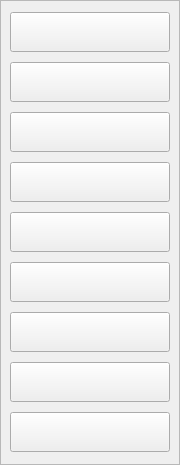
   <widget class="QFrame" name="FrameControl">
    <property name="geometry">
     <rect>
      <x>290</x>
      <y>0</y>
      <width>180</width>
      <height>465</height>
     </rect>
    </property>
    <property name="frameShape">
     <enum>QFrame::StyledPanel</enum>
    </property>
    <property name="frameShadow">
     <enum>QFrame::Raised</enum>
    </property>
    <widget class="QPushButton" name="ButtonControl_1">
     <property name="geometry">
      <rect>
       <x>10</x>
       <y>12</y>
       <width>160</width>
       <height>40</height>
      </rect>
     </property>
     <property name="contextMenuPolicy">
      <enum>Qt::CustomContextMenu</enum>
     </property>
     <property name="text">
      <string/>
     </property>
     <property name="iconSize">
      <size>
       <width>40</width>
       <height>40</height>
      </size>
     </property>
    </widget>
    <widget class="QPushButton" name="ButtonControl_2">
     <property name="geometry">
      <rect>
       <x>10</x>
       <y>62</y>
       <width>160</width>
       <height>40</height>
      </rect>
     </property>
     <property name="contextMenuPolicy">
      <enum>Qt::CustomContextMenu</enum>
     </property>
     <property name="text">
      <string/>
     </property>
     <property name="iconSize">
      <size>
       <width>40</width>
       <height>40</height>
      </size>
     </property>
    </widget>
    <widget class="QPushButton" name="ButtonControl_3">
     <property name="geometry">
      <rect>
       <x>10</x>
       <y>112</y>
       <width>160</width>
       <height>40</height>
      </rect>
     </property>
     <property name="contextMenuPolicy">
      <enum>Qt::CustomContextMenu</enum>
     </property>
     <property name="text">
      <string/>
     </property>
     <property name="iconSize">
      <size>
       <width>40</width>
       <height>40</height>
      </size>
     </property>
    </widget>
    <widget class="QPushButton" name="ButtonControl_4">
     <property name="geometry">
      <rect>
       <x>10</x>
       <y>162</y>
       <width>160</width>
       <height>40</height>
      </rect>
     </property>
     <property name="contextMenuPolicy">
      <enum>Qt::CustomContextMenu</enum>
     </property>
     <property name="text">
      <string/>
     </property>
     <property name="iconSize">
      <size>
       <width>40</width>
       <height>40</height>
      </size>
     </property>
    </widget>
    <widget class="QPushButton" name="ButtonControl_5">
     <property name="geometry">
      <rect>
       <x>10</x>
       <y>212</y>
       <width>160</width>
       <height>40</height>
      </rect>
     </property>
     <property name="contextMenuPolicy">
      <enum>Qt::CustomContextMenu</enum>
     </property>
     <property name="text">
      <string/>
     </property>
     <property name="iconSize">
      <size>
       <width>40</width>
       <height>40</height>
      </size>
     </property>
    </widget>
    <widget class="QPushButton" name="ButtonControl_6">
     <property name="geometry">
      <rect>
       <x>10</x>
       <y>262</y>
       <width>160</width>
       <height>40</height>
      </rect>
     </property>
     <property name="contextMenuPolicy">
      <enum>Qt::CustomContextMenu</enum>
     </property>
     <property name="text">
      <string/>
     </property>
     <property name="iconSize">
      <size>
       <width>40</width>
       <height>40</height>
      </size>
     </property>
    </widget>
    <widget class="QPushButton" name="ButtonControl_7">
     <property name="geometry">
      <rect>
       <x>10</x>
       <y>312</y>
       <width>160</width>
       <height>40</height>
      </rect>
     </property>
     <property name="contextMenuPolicy">
      <enum>Qt::CustomContextMenu</enum>
     </property>
     <property name="text">
      <string/>
     </property>
     <property name="iconSize">
      <size>
       <width>40</width>
       <height>40</height>
      </size>
     </property>
    </widget>
    <widget class="QPushButton" name="ButtonControl_8">
     <property name="geometry">
      <rect>
       <x>10</x>
       <y>362</y>
       <width>160</width>
       <height>40</height>
      </rect>
     </property>
     <property name="contextMenuPolicy">
      <enum>Qt::CustomContextMenu</enum>
     </property>
     <property name="text">
      <string/>
     </property>
     <property name="iconSize">
      <size>
       <width>40</width>
       <height>40</height>
      </size>
     </property>
    </widget>
    <widget class="QPushButton" name="ButtonControl_9">
     <property name="geometry">
      <rect>
       <x>10</x>
       <y>412</y>
       <width>160</width>
       <height>40</height>
      </rect>
     </property>
     <property name="contextMenuPolicy">
      <enum>Qt::CustomContextMenu</enum>
     </property>
     <property name="text">
      <string/>
     </property>
     <property name="iconSize">
      <size>
       <width>40</width>
       <height>40</height>
      </size>
     </property>
    </widget>
   </widget>
